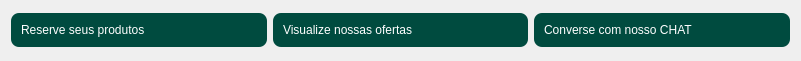
   <widget class="QWidget" name="horizontalLayoutWidget_2">
    <property name="geometry">
     <rect>
      <x>60</x>
      <y>310</y>
      <width>801</width>
      <height>61</height>
     </rect>
    </property>
    <layout class="QHBoxLayout" name="horizontalLayout_2">
     <item>
      <widget class="QPushButton" name="BotaoReservar">
       <property name="cursor">
        <cursorShape>PointingHandCursor</cursorShape>
       </property>
       <property name="whatsThis">
        <string>&lt;html&gt;&lt;head/&gt;&lt;body&gt;&lt;p align=&quot;right&quot;&gt;&lt;br/&gt;&lt;/p&gt;&lt;/body&gt;&lt;/html&gt;</string>
       </property>
       <property name="styleSheet">
        <string notr="true">QPushButton{  
background-color: rgb(0, 75, 63);
font: 9pt &quot;Cooper Black&quot;; /* Fonte e tamanho */
color: rgb(255, 255, 255); /* Cor do texto */
text-align: left; /* Texto alinhado à esquerda */
border-radius: 8px; /* Bordas arredondadas */
padding: 10px; /* Padding interno (topo, direita, fundo, esquerda) */ 
image: url(:/images/images/001-caixa.png); /* Caminho da imagem */
image-position:right; /* Posiciona a imagem no centro da área disponível */
background-size: 32px 32px;

}

QPushButton:hover{
background-color: rgb(156, 180, 172);
font: 9pt &quot;Cooper Black&quot;; /* Fonte e tamanho */
color: rgb(255, 255, 255); /* Cor do texto */
text-align: left; /* Texto alinhado à esquerda */
border-radius: 8px; /* Bordas arredondadas */
padding: 10px; /* Padding interno (topo, direita, fundo, esquerda) */ 
image: url(:/images/images/001-caixa.png); /* Caminho da imagem */
image-position:right; /* Posiciona a imagem no centro da área disponível */
}

QPushButton:pressed{
background-color: rgb(156, 180, 172);
font: 8pt &quot;Cooper Black&quot;; /* Fonte e tamanho */
color: rgb(255, 255, 255); /* Cor do texto */
text-align: left; /* Texto alinhado à esquerda */
border-radius: 8px; /* Bordas arredondadas */
padding: 10px; /* Padding interno (topo, direita, fundo, esquerda) */ 
image: url(:/images/images/001-caixa.png); /* Caminho da imagem */
image-position:right; /* Posiciona a imagem no centro da área disponível */
}


</string>
       </property>
       <property name="text">
        <string>Reserve seus produtos</string>
       </property>
      </widget>
     </item>
     <item>
      <widget class="QPushButton" name="botaoOfertas">
       <property name="palette">
        <palette>
         <active>
          <colorrole role="WindowText">
           <brush brushstyle="SolidPattern">
            <color alpha="255">
             <red>255</red>
             <green>255</green>
             <blue>255</blue>
            </color>
           </brush>
          </colorrole>
          <colorrole role="Button">
           <brush brushstyle="SolidPattern">
            <color alpha="255">
             <red>0</red>
             <green>75</green>
             <blue>63</blue>
            </color>
           </brush>
          </colorrole>
          <colorrole role="Text">
           <brush brushstyle="SolidPattern">
            <color alpha="255">
             <red>255</red>
             <green>255</green>
             <blue>255</blue>
            </color>
           </brush>
          </colorrole>
          <colorrole role="ButtonText">
           <brush brushstyle="SolidPattern">
            <color alpha="255">
             <red>255</red>
             <green>255</green>
             <blue>255</blue>
            </color>
           </brush>
          </colorrole>
          <colorrole role="Base">
           <brush brushstyle="SolidPattern">
            <color alpha="255">
             <red>0</red>
             <green>75</green>
             <blue>63</blue>
            </color>
           </brush>
          </colorrole>
          <colorrole role="Window">
           <brush brushstyle="SolidPattern">
            <color alpha="255">
             <red>0</red>
             <green>75</green>
             <blue>63</blue>
            </color>
           </brush>
          </colorrole>
          <colorrole role="Highlight">
           <brush brushstyle="SolidPattern">
            <color alpha="255">
             <red>0</red>
             <green>0</green>
             <blue>0</blue>
            </color>
           </brush>
          </colorrole>
          <colorrole role="LinkVisited">
           <brush brushstyle="SolidPattern">
            <color alpha="255">
             <red>85</red>
             <green>255</green>
             <blue>127</blue>
            </color>
           </brush>
          </colorrole>
          <colorrole role="PlaceholderText">
           <brush brushstyle="NoBrush">
            <color alpha="128">
             <red>255</red>
             <green>255</green>
             <blue>255</blue>
            </color>
           </brush>
          </colorrole>
         </active>
         <inactive>
          <colorrole role="WindowText">
           <brush brushstyle="SolidPattern">
            <color alpha="255">
             <red>255</red>
             <green>255</green>
             <blue>255</blue>
            </color>
           </brush>
          </colorrole>
          <colorrole role="Button">
           <brush brushstyle="SolidPattern">
            <color alpha="255">
             <red>0</red>
             <green>75</green>
             <blue>63</blue>
            </color>
           </brush>
          </colorrole>
          <colorrole role="Text">
           <brush brushstyle="SolidPattern">
            <color alpha="255">
             <red>255</red>
             <green>255</green>
             <blue>255</blue>
            </color>
           </brush>
          </colorrole>
          <colorrole role="ButtonText">
           <brush brushstyle="SolidPattern">
            <color alpha="255">
             <red>255</red>
             <green>255</green>
             <blue>255</blue>
            </color>
           </brush>
          </colorrole>
          <colorrole role="Base">
           <brush brushstyle="SolidPattern">
            <color alpha="255">
             <red>0</red>
             <green>75</green>
             <blue>63</blue>
            </color>
           </brush>
          </colorrole>
          <colorrole role="Window">
           <brush brushstyle="SolidPattern">
            <color alpha="255">
             <red>0</red>
             <green>75</green>
             <blue>63</blue>
            </color>
           </brush>
          </colorrole>
          <colorrole role="Highlight">
           <brush brushstyle="SolidPattern">
            <color alpha="255">
             <red>0</red>
             <green>0</green>
             <blue>0</blue>
            </color>
           </brush>
          </colorrole>
          <colorrole role="LinkVisited">
           <brush brushstyle="SolidPattern">
            <color alpha="255">
             <red>85</red>
             <green>255</green>
             <blue>127</blue>
            </color>
           </brush>
          </colorrole>
          <colorrole role="PlaceholderText">
           <brush brushstyle="NoBrush">
            <color alpha="128">
             <red>255</red>
             <green>255</green>
             <blue>255</blue>
            </color>
           </brush>
          </colorrole>
         </inactive>
         <disabled>
          <colorrole role="WindowText">
           <brush brushstyle="SolidPattern">
            <color alpha="255">
             <red>255</red>
             <green>255</green>
             <blue>255</blue>
            </color>
           </brush>
          </colorrole>
          <colorrole role="Button">
           <brush brushstyle="SolidPattern">
            <color alpha="255">
             <red>0</red>
             <green>75</green>
             <blue>63</blue>
            </color>
           </brush>
          </colorrole>
          <colorrole role="Text">
           <brush brushstyle="SolidPattern">
            <color alpha="255">
             <red>255</red>
             <green>255</green>
             <blue>255</blue>
            </color>
           </brush>
          </colorrole>
          <colorrole role="ButtonText">
           <brush brushstyle="SolidPattern">
            <color alpha="255">
             <red>255</red>
             <green>255</green>
             <blue>255</blue>
            </color>
           </brush>
          </colorrole>
          <colorrole role="Base">
           <brush brushstyle="SolidPattern">
            <color alpha="255">
             <red>0</red>
             <green>75</green>
             <blue>63</blue>
            </color>
           </brush>
          </colorrole>
          <colorrole role="Window">
           <brush brushstyle="SolidPattern">
            <color alpha="255">
             <red>0</red>
             <green>75</green>
             <blue>63</blue>
            </color>
           </brush>
          </colorrole>
          <colorrole role="Highlight">
           <brush brushstyle="SolidPattern">
            <color alpha="255">
             <red>0</red>
             <green>120</green>
             <blue>215</blue>
            </color>
           </brush>
          </colorrole>
          <colorrole role="LinkVisited">
           <brush brushstyle="SolidPattern">
            <color alpha="255">
             <red>85</red>
             <green>255</green>
             <blue>127</blue>
            </color>
           </brush>
          </colorrole>
          <colorrole role="PlaceholderText">
           <brush brushstyle="NoBrush">
            <color alpha="128">
             <red>255</red>
             <green>255</green>
             <blue>255</blue>
            </color>
           </brush>
          </colorrole>
         </disabled>
        </palette>
       </property>
       <property name="cursor">
        <cursorShape>PointingHandCursor</cursorShape>
       </property>
       <property name="mouseTracking">
        <bool>true</bool>
       </property>
       <property name="tabletTracking">
        <bool>true</bool>
       </property>
       <property name="focusPolicy">
        <enum>Qt::NoFocus</enum>
       </property>
       <property name="contextMenuPolicy">
        <enum>Qt::NoContextMenu</enum>
       </property>
       <property name="layoutDirection">
        <enum>Qt::LeftToRight</enum>
       </property>
       <property name="styleSheet">
        <string notr="true">QPushButton{  
background-color: rgb(0, 75, 63);
font: 9pt &quot;Cooper Black&quot;; /* Fonte e tamanho */
color: rgb(255, 255, 255); /* Cor do texto */
text-align: left; /* Texto alinhado à esquerda */
border-radius: 8px; /* Bordas arredondadas */
padding: 10px; /* Padding interno (topo, direita, fundo, esquerda) */ 
image: url(:/images/images/002-calendrio.png); /* Caminho da imagem */
image-position:right; /* Posiciona a imagem no centro da área disponível */
}

QPushButton:hover{
background-color: rgb(156, 180, 172);
font: 9pt &quot;Cooper Black&quot;; /* Fonte e tamanho */
color: rgb(255, 255, 255); /* Cor do texto */
text-align: left; /* Texto alinhado à esquerda */
border-radius: 8px; /* Bordas arredondadas */
padding: 10px; /* Padding interno (topo, direita, fundo, esquerda) */ 
image: url(:/images/images/002-calendrio.png); /* Caminho da imagem */
image-position:right; /* Posiciona a imagem no centro da área disponível */
}

QPushButton:pressed{
background-color: rgb(156, 180, 172);
font: 8pt &quot;Cooper Black&quot;; /* Fonte e tamanho */
color: rgb(255, 255, 255); /* Cor do texto */
text-align: left; /* Texto alinhado à esquerda */
border-radius: 8px; /* Bordas arredondadas */
padding: 10px; /* Padding interno (topo, direita, fundo, esquerda) */ 
image: url(:/images/images/002-calendrio.png); /* Caminho da imagem */
image-position:right; /* Posiciona a imagem no centro da área disponível */
}


</string>
       </property>
       <property name="text">
        <string>Visualize nossas ofertas</string>
       </property>
       <property name="checkable">
        <bool>false</bool>
       </property>
       <property name="autoDefault">
        <bool>false</bool>
       </property>
      </widget>
     </item>
     <item>
      <widget class="QPushButton" name="botaoChat">
       <property name="cursor">
        <cursorShape>PointingHandCursor</cursorShape>
       </property>
       <property name="styleSheet">
        <string notr="true">QPushButton{  
background-color: rgb(0, 75, 63);
font: 9pt &quot;Cooper Black&quot;; /* Fonte e tamanho */
color: rgb(255, 255, 255); /* Cor do texto */
text-align: left; /* Texto alinhado à esquerda */
border-radius: 8px; /* Bordas arredondadas */
padding: 10px; /* Padding interno (topo, direita, fundo, esquerda) */ 
image: url(:/images/images/003-balo-de-fala.png); /* Caminho da imagem */
image-position:right; /* Posiciona a imagem no centro da área disponível */
}

QPushButton:hover{
background-color: rgb(156, 180, 172);
font: 9pt &quot;Cooper Black&quot;; /* Fonte e tamanho */
color: rgb(255, 255, 255); /* Cor do texto */
text-align: left; /* Texto alinhado à esquerda */
border-radius: 8px; /* Bordas arredondadas */
padding: 10px; /* Padding interno (topo, direita, fundo, esquerda) */ 
image: url(:/images/images/003-balo-de-fala.png); /* Caminho da imagem */
image-position:right; /* Posiciona a imagem no centro da área disponível */
}

QPushButton:pressed{
background-color: rgb(156, 180, 172);
font: 8pt &quot;Cooper Black&quot;; /* Fonte e tamanho */
color: rgb(255, 255, 255); /* Cor do texto */
text-align: left; /* Texto alinhado à esquerda */
border-radius: 8px; /* Bordas arredondadas */
padding: 10px; /* Padding interno (topo, direita, fundo, esquerda) */ 
image: url(:/images/images/003-balo-de-fala.png); /* Caminho da imagem */
image-position:right; /* Posiciona a imagem no centro da área disponível */
}


</string>
       </property>
       <property name="text">
        <string>Converse com nosso CHAT</string>
       </property>
      </widget>
     </item>
    </layout>
   </widget>
